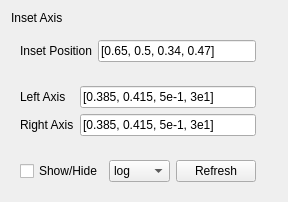
                            <widget class="QWidget" name="widget_2" native="true">
                             <layout class="QGridLayout" name="gridLayout_20">
                              <item row="2" column="0">
                               <widget class="QWidget" name="widget_15" native="true">
                                <layout class="QGridLayout" name="gridLayout_23">
                                 <item row="0" column="1">
                                  <widget class="QLineEdit" name="le_Inset_Window">
                                   <property name="text">
                                    <string>[0.385, 0.415, 5e-1, 3e1]</string>
                                   </property>
                                  </widget>
                                 </item>
                                 <item row="0" column="0">
                                  <widget class="QLabel" name="label_39">
                                   <property name="text">
                                    <string>Left Axis</string>
                                   </property>
                                  </widget>
                                 </item>
                                 <item row="1" column="0">
                                  <widget class="QLabel" name="label_37">
                                   <property name="text">
                                    <string>Right Axis</string>
                                   </property>
                                  </widget>
                                 </item>
                                 <item row="1" column="1">
                                  <widget class="QLineEdit" name="le_Inset_Window_Right">
                                   <property name="text">
                                    <string>[0.385, 0.415, 5e-1, 3e1]</string>
                                   </property>
                                  </widget>
                                 </item>
                                </layout>
                               </widget>
                              </item>
                              <item row="1" column="0">
                               <widget class="QWidget" name="widget_10" native="true">
                                <layout class="QGridLayout" name="gridLayout_22">
                                 <item row="0" column="0">
                                  <widget class="QLabel" name="label_35">
                                   <property name="text">
                                    <string>Inset Position</string>
                                   </property>
                                  </widget>
                                 </item>
                                 <item row="0" column="1">
                                  <widget class="QLineEdit" name="le_Inset_Position">
                                   <property name="text">
                                    <string>[0.65, 0.5, 0.34, 0.47]</string>
                                   </property>
                                  </widget>
                                 </item>
                                </layout>
                               </widget>
                              </item>
                              <item row="0" column="0" colspan="3">
                               <widget class="QLabel" name="label_3">
                                <property name="text">
                                 <string>Inset Axis</string>
                                </property>
                               </widget>
                              </item>
                              <item row="3" column="0">
                               <widget class="QWidget" name="widget_16" native="true">
                                <layout class="QGridLayout" name="gridLayout_24">
                                 <item row="0" column="1">
                                  <widget class="QComboBox" name="cb_Y_Scale">
                                   <item>
                                    <property name="text">
                                     <string>log</string>
                                    </property>
                                   </item>
                                   <item>
                                    <property name="text">
                                     <string>linear</string>
                                    </property>
                                   </item>
                                  </widget>
                                 </item>
                                 <item row="0" column="0">
                                  <widget class="QCheckBox" name="cb_Show_Hide_Inset">
                                   <property name="text">
                                    <string>Show/Hide</string>
                                   </property>
                                  </widget>
                                 </item>
                                 <item row="0" column="2">
                                  <widget class="QPushButton" name="pb_Refresh">
                                   <property name="text">
                                    <string>Refresh</string>
                                   </property>
                                  </widget>
                                 </item>
                                </layout>
                               </widget>
                              </item>
                             </layout>
                            </widget>
